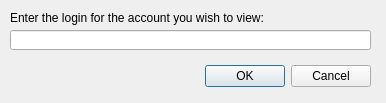
<?xml version="1.0" encoding="UTF-8"?>
<ui version="4.0">
 <class>DialogRequestAccount</class>
 <widget class="QDialog" name="DialogRequestAccount">
  <property name="geometry">
   <rect>
    <x>0</x>
    <y>0</y>
    <width>386</width>
    <height>103</height>
   </rect>
  </property>
  <property name="sizePolicy">
   <sizepolicy hsizetype="Fixed" vsizetype="Fixed">
    <horstretch>0</horstretch>
    <verstretch>0</verstretch>
   </sizepolicy>
  </property>
  <property name="minimumSize">
   <size>
    <width>386</width>
    <height>103</height>
   </size>
  </property>
  <property name="maximumSize">
   <size>
    <width>386</width>
    <height>103</height>
   </size>
  </property>
  <property name="windowTitle">
   <string>View account</string>
  </property>
  <widget class="QDialogButtonBox" name="buttonBox">
   <property name="geometry">
    <rect>
     <x>30</x>
     <y>60</y>
     <width>341</width>
     <height>32</height>
    </rect>
   </property>
   <property name="orientation">
    <enum>Qt::Horizontal</enum>
   </property>
   <property name="standardButtons">
    <set>QDialogButtonBox::Cancel|QDialogButtonBox::Ok</set>
   </property>
  </widget>
  <widget class="QLabel" name="label">
   <property name="geometry">
    <rect>
     <x>10</x>
     <y>10</y>
     <width>341</width>
     <height>16</height>
    </rect>
   </property>
   <property name="text">
    <string>Enter the login for the account you wish to view:</string>
   </property>
  </widget>
  <widget class="QLineEdit" name="lineEdit">
   <property name="geometry">
    <rect>
     <x>10</x>
     <y>30</y>
     <width>361</width>
     <height>20</height>
    </rect>
   </property>
  </widget>
 </widget>
 <resources/>
 <connections>
  <connection>
   <sender>buttonBox</sender>
   <signal>accepted()</signal>
   <receiver>DialogRequestAccount</receiver>
   <slot>accept()</slot>
   <hints>
    <hint type="sourcelabel">
     <x>248</x>
     <y>254</y>
    </hint>
    <hint type="destinationlabel">
     <x>157</x>
     <y>274</y>
    </hint>
   </hints>
  </connection>
  <connection>
   <sender>buttonBox</sender>
   <signal>rejected()</signal>
   <receiver>DialogRequestAccount</receiver>
   <slot>reject()</slot>
   <hints>
    <hint type="sourcelabel">
     <x>316</x>
     <y>260</y>
    </hint>
    <hint type="destinationlabel">
     <x>286</x>
     <y>274</y>
    </hint>
   </hints>
  </connection>
 </connections>
</ui>
